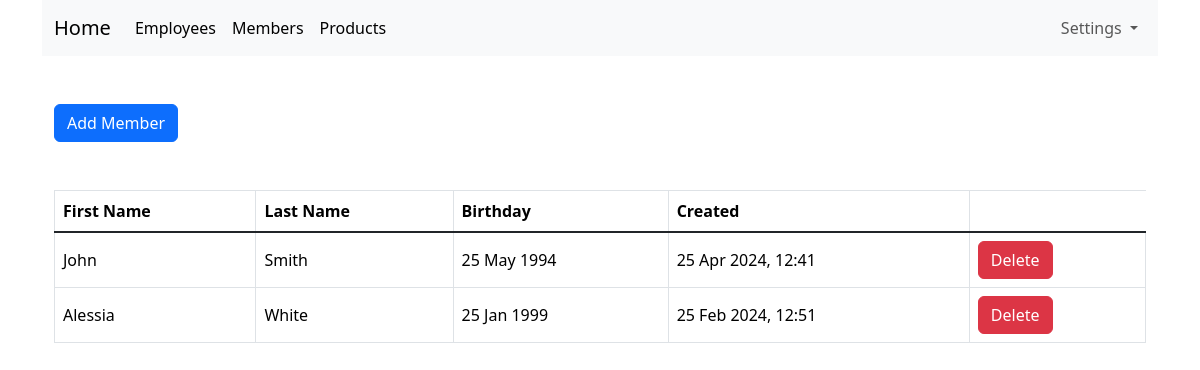
The app's page /members.php (signed in), older data.
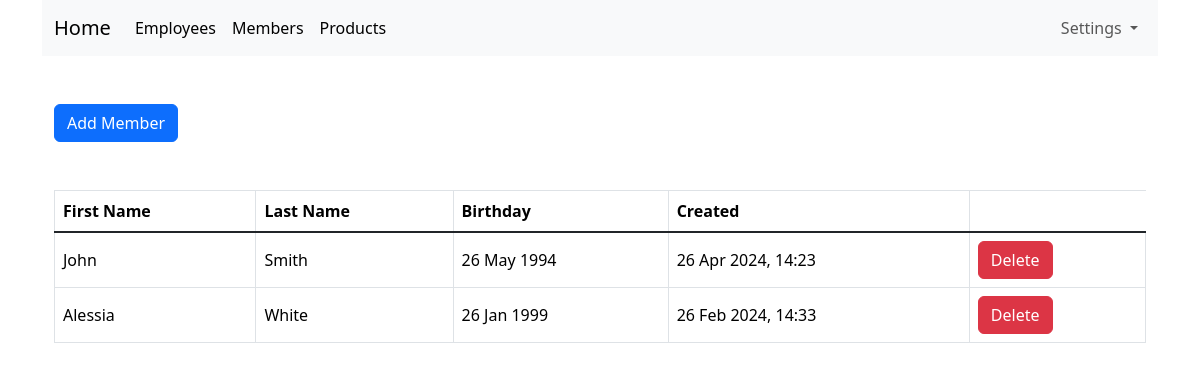
The same page, newer data.
### tables this page shows
CREATE TABLE member (
	id INTEGER PRIMARY KEY AUTOINCREMENT NOT NULL,
	first_name VARCHAR NOT NULL,
	last_name VARCHAR NOT NULL,
	birthday VARCHAR NOT NULL,
	created_at VARCHAR NOT NULL
);

### lib/common.php (called while the page is built, shortened)
<?php
function htmlEscape($html)
{
	return htmlspecialchars($html, ENT_HTML5, "UTF-8");
}
function convertSqlDatetime($sqlDate)
{
	$date = DateTime::createFromFormat("Y-m-d H:i:s", $sqlDate);
	return $date->format("d M Y, H:i");
}
function convertSqlDate($sqlDate)
{
	$date = DateTime::createFromFormat("Y-m-d", $sqlDate);
	return $date->format("d M Y");
}
function isLoggedIn()
{
	return isset($_SESSION["logged_in_username"]);
}
?>

### lib/members.php (called while the page is built, shortened)
<?php
function getAllMembers(PDO $pdo)
{
	$stmt = $pdo->query("SELECT id, first_name, last_name, birthday, created_at FROM member");
	return $stmt->fetchAll(PDO::FETCH_ASSOC);
}
?>

### members.php (the view, shortened to what this page needs)
<?php
require_once "lib/common.php";
require_once "lib/members.php";
$pdo = getPDO();
$members = getAllMembers($pdo);
?>
<!DOCTYPE html>
<html lang="en">
	<head>
		<?php require "templates/header.php" ?>
	</head>
	<body>
		<div class="container">
			<?php require "templates/navbar.php" ?>
			<div class="container mt-5">
				<a class="btn btn-primary" href="add-member.php">Add Member</a>
			</div>
			<div class="container mt-5">
				<form method="post">
					<div class="table-responsive">
						<table class="table table-hover table-bordered align-middle" id="member-list">
							<thead>
								<tr>
									<th>First Name</th>
									<th>Last Name</th>
									<th>Birthday</th>
									<th>Created</th>
								</tr>
							</thead>
							<tbody class="table-group-divider">
								<?php foreach ($members as $member): ?>
									<tr>
										<td><?php echo htmlEscape($member["first_name"]) ?></td>
										<td><?php echo htmlEscape($member["last_name"]) ?></td>
										<td><?php echo convertSqlDate($member["birthday"]) ?></td>
										<td><?php echo convertSqlDatetime($member["created_at"]) ?></td>
										<td><input class="btn btn-danger" type="submit" name="delete-member[<?php echo $member['id'] ?>]" value="Delete"></td>
									</tr>
								<?php endforeach ?>
							</tbody>
						</table>
					</div>
				</form>
			</div>
		</div>
	</body>
</html>

### templates/header.php (shortened to what this page needs)
<link rel="stylesheet" type="text/css" href="assets/main.css">
<link href="https://cdn.jsdelivr.net/npm/bootstrap@5.3.3/dist/css/bootstrap.min.css" rel="stylesheet">

### templates/navbar.php (shortened to what this page needs)
<nav class="navbar navbar-expand-lg bg-body-tertiary">
	<div class="container-fluid">
		<a class="navbar-brand" href="index.php">Home</a>
		<div class="collapse navbar-collapse" id="navbarSupportedContent">
			<ul class="navbar-nav me-auto mb-2 mb-lg-0">
				<?php if (isLoggedIn()): ?>
					<li class="nav-item">
						 <a class="nav-link active" aria-current="page" href="employees.php">Employees</a>
					</li>
					<li class="nav-item">
						 <a class="nav-link active" aria-current="page" href="members.php">Members</a>
					</li>
					<li class="nav-item">
						 <a class="nav-link active" aria-current="page" href="products.php">Products</a>
					</li>
				<?php endif ?>
			</ul>
			<ul class="navbar-nav ms-auto mb-2 mb-lg-0">
				<li class="nav-item dropdown">
					<a class="nav-link dropdown-toggle" href="#" role="button" data-bs-toggle="dropdown" aria-expanded="false">
						Settings
					</a>
				</li>
			</ul>
		</div>
	</div>
</nav>

### assets/main.css (style rules this page uses)
nav { display: flex; justify-content: space-between; }

Row changes from the older to the newer data that the page shows:
changed member "John": birthday "25 May 1994" → "26 May 1994"; created_at "25 Apr 2024, 12:41" → "26 Apr 2024, 14:23"
changed member "Alessia": birthday "25 Jan 1999" → "26 Jan 1999"; created_at "25 Feb 2024, 12:51" → "26 Feb 2024, 14:33"
